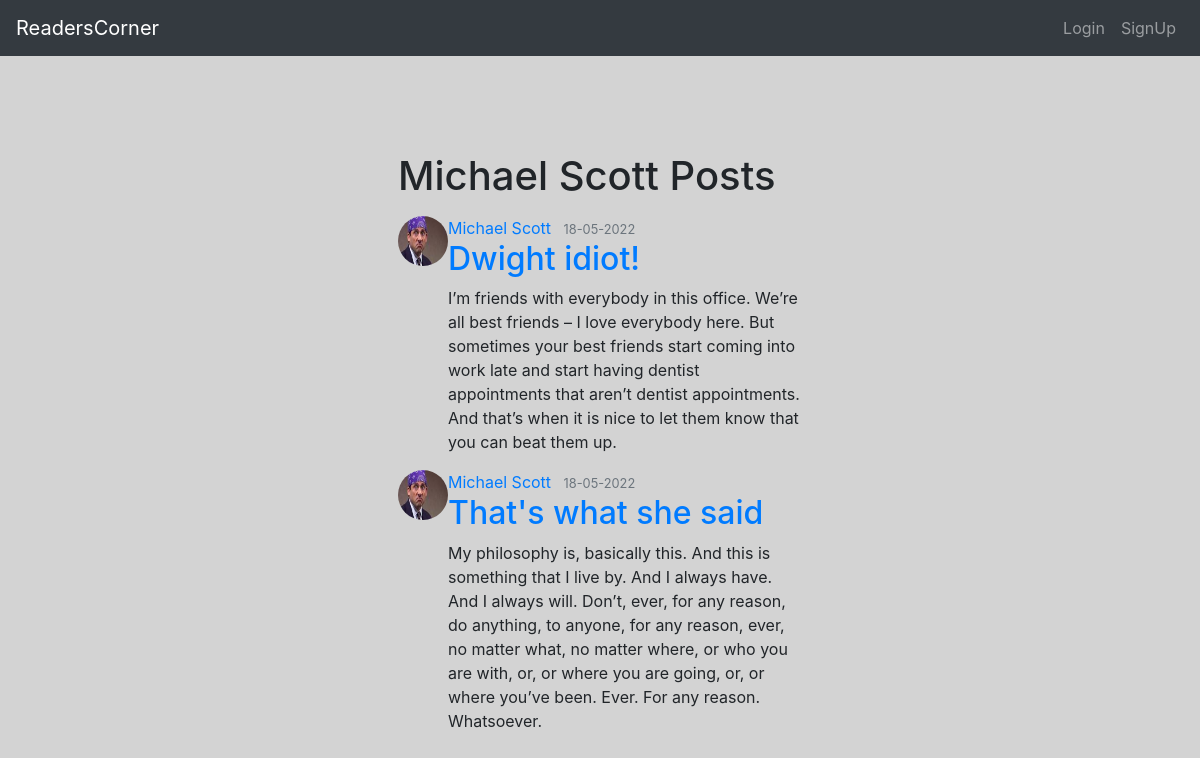
Screenshot of /user/Michael Scott with the database file from the repository.
### flaskmedia/models.py (models this page shows, shortened)
class User(db.Model, UserMixin):
    id = db.Column(db.Integer, primary_key=True)
    username = db.Column(db.String(20), unique=True, nullable=False)
    email = db.Column(db.String(120), unique=True, nullable=False)
    image_file = db.Column(db.String(20), nullable=False, default='default.jpg')
    password = db.Column(db.String(60), nullable=False)
    posts = db.relationship('Post', backref='author', lazy=True)

class Post(db.Model):
    id = db.Column(db.Integer, primary_key=True)
    title = db.Column(db.String(100), nullable=False)
    date_posted = db.Column(db.DateTime, nullable=False, default=datetime.utcnow)
    content = db.Column(db.Text, nullable=False)
    user_id = db.Column(db.Integer, db.ForeignKey('user.id'), nullable=False)

### flaskmedia/routes.py (the view)
@app.route("/user/<string:username>")
def user_post(username):
    user=User.query.filter_by(username=username).first_or_404()
    posts=Post.query.filter_by(author=user).order_by(Post.date_posted.desc()).all()
    return render_template('user_post.html', posts=posts, user=user)

### flaskmedia/templates/user_post.html (shortened to what this page needs)
{% extends 'base.html' %}
{% block content %}
 <div class="col-md-5 p-lg-5 mx-auto my-5">
     <h1 class="mb-3">{{ user.username }} Posts{{ posts.total }}</h1>
      {% for post in posts %}
        <article class="media content-section">
          <img class="rounded-circle article-img" src="{{url_for('static', filename='dp/' + post.author.image_file) }}" width="50" height="50">
            <div class="media-body">
            <div class="article-metadata">
              <a class="mr-2" href="{{url_for('user_post', username=post.author.username)}}">{{ post.author.username }}</a>
              <small class="text-muted">{{ post.date_posted.strftime('%d-%m-%Y') }}</small>
            </div>
            <h2><a class="article-title" href="{{ url_for('post', post_id=post.id)}}">{{ post.title }}</a></h2>
            <p class="article-content">{{ post.content }}</p>
          </div>
        </article>
      {% endfor %}
  {% endblock content %}

### rows the page displays
User: username "Michael Scott"
Post: image_file (picture), author.username "Michael Scott", date_posted "18-05-2022", title "Dwight idiot!", content "I’m friends with everybody in this office. We’re all best friends – I love everybody here. But sometimes your best friends start coming into work late and start having dentist appointments that aren’t dentist appointments. And that’s when it is nice to let them know that you can beat them up."
Post: image_file (picture), author.username "Michael Scott", date_posted "18-05-2022", title "That's what she said", content "My philosophy is, basically this. And this is something that I live by. And I always have. And I always will. Don’t, ever, for any reason, do anything, to anyone, for any reason, ever, no matter what, no matter where, or who you are with, or, or where you are going, or, or where you’ve been. Ever. For any reason. Whatsoever."
